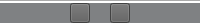
    <widget class="QWidget" name="wgFooter" native="true">
     <property name="maximumSize">
      <size>
       <width>16777215</width>
       <height>20</height>
      </size>
     </property>
     <property name="styleSheet">
      <string notr="true">background-color: rgb(127, 129, 131)</string>
     </property>
     <layout class="QVBoxLayout" name="verticalLayout_15">
      <property name="spacing">
       <number>0</number>
      </property>
      <property name="leftMargin">
       <number>0</number>
      </property>
      <property name="topMargin">
       <number>0</number>
      </property>
      <property name="rightMargin">
       <number>0</number>
      </property>
      <property name="bottomMargin">
       <number>0</number>
      </property>
      <item>
       <layout class="QVBoxLayout" name="verLayFooter">
        <item>
         <widget class="Line" name="lineFooter">
          <property name="styleSheet">
           <string notr="true">background-color: rgb(255, 255, 255);</string>
          </property>
          <property name="orientation">
           <enum>Qt::Horizontal</enum>
          </property>
         </widget>
        </item>
       </layout>
      </item>
      <item>
       <layout class="QHBoxLayout" name="horLayFooter" stretch="10,1,3,1,10">
        <property name="spacing">
         <number>0</number>
        </property>
        <property name="leftMargin">
         <number>0</number>
        </property>
        <property name="topMargin">
         <number>0</number>
        </property>
        <property name="rightMargin">
         <number>0</number>
        </property>
        <property name="bottomMargin">
         <number>0</number>
        </property>
        <item>
         <spacer name="horSpcFooterLeft">
          <property name="orientation">
           <enum>Qt::Horizontal</enum>
          </property>
          <property name="sizeHint" stdset="0">
           <size>
            <width>40</width>
            <height>20</height>
           </size>
          </property>
         </spacer>
        </item>
        <item>
         <widget class="QPushButton" name="btnEmail">
          <property name="minimumSize">
           <size>
            <width>20</width>
            <height>20</height>
           </size>
          </property>
          <property name="maximumSize">
           <size>
            <width>20</width>
            <height>20</height>
           </size>
          </property>
          <property name="font">
           <font>
            <pointsize>10</pointsize>
           </font>
          </property>
          <property name="styleSheet">
           <string notr="true">background-color: rgb(93, 93, 93);</string>
          </property>
          <property name="text">
           <string/>
          </property>
          <property name="icon">
           <iconset>
            <normaloff>img/Email.png</normaloff>img/Email.png</iconset>
          </property>
          <property name="iconSize">
           <size>
            <width>20</width>
            <height>20</height>
           </size>
          </property>
         </widget>
        </item>
        <item>
         <spacer name="horSpcFooterCenter">
          <property name="orientation">
           <enum>Qt::Horizontal</enum>
          </property>
          <property name="sizeHint" stdset="0">
           <size>
            <width>10</width>
            <height>10</height>
           </size>
          </property>
         </spacer>
        </item>
        <item>
         <widget class="QPushButton" name="btnHelp">
          <property name="minimumSize">
           <size>
            <width>20</width>
            <height>20</height>
           </size>
          </property>
          <property name="maximumSize">
           <size>
            <width>20</width>
            <height>20</height>
           </size>
          </property>
          <property name="font">
           <font>
            <pointsize>10</pointsize>
           </font>
          </property>
          <property name="autoFillBackground">
           <bool>false</bool>
          </property>
          <property name="styleSheet">
           <string notr="true">background-color: rgb(93, 93, 93);</string>
          </property>
          <property name="text">
           <string/>
          </property>
          <property name="icon">
           <iconset>
            <normaloff>img/Question_Mark.png</normaloff>img/Question_Mark.png</iconset>
          </property>
          <property name="iconSize">
           <size>
            <width>16</width>
            <height>16</height>
           </size>
          </property>
         </widget>
        </item>
        <item>
         <spacer name="horSpcFooterRight">
          <property name="orientation">
           <enum>Qt::Horizontal</enum>
          </property>
          <property name="sizeHint" stdset="0">
           <size>
            <width>40</width>
            <height>20</height>
           </size>
          </property>
         </spacer>
        </item>
       </layout>
      </item>
     </layout>
    </widget>
